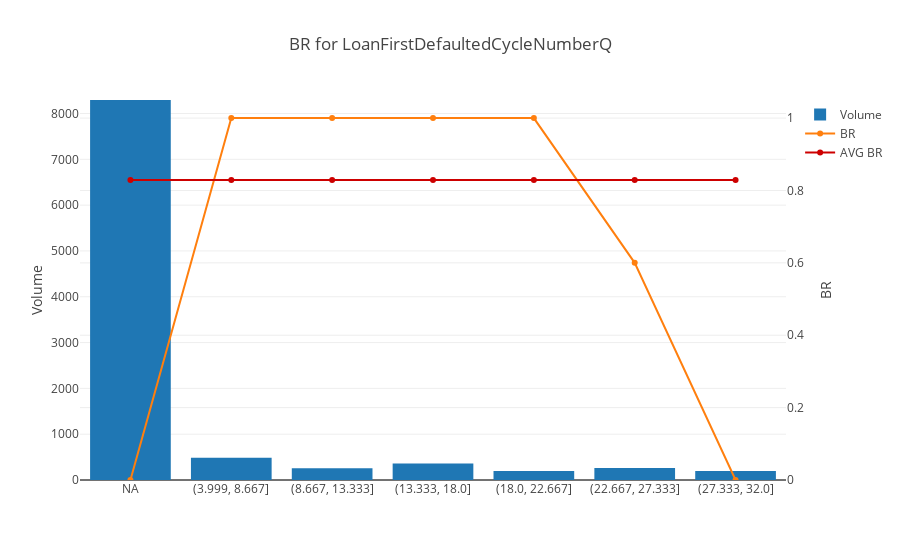
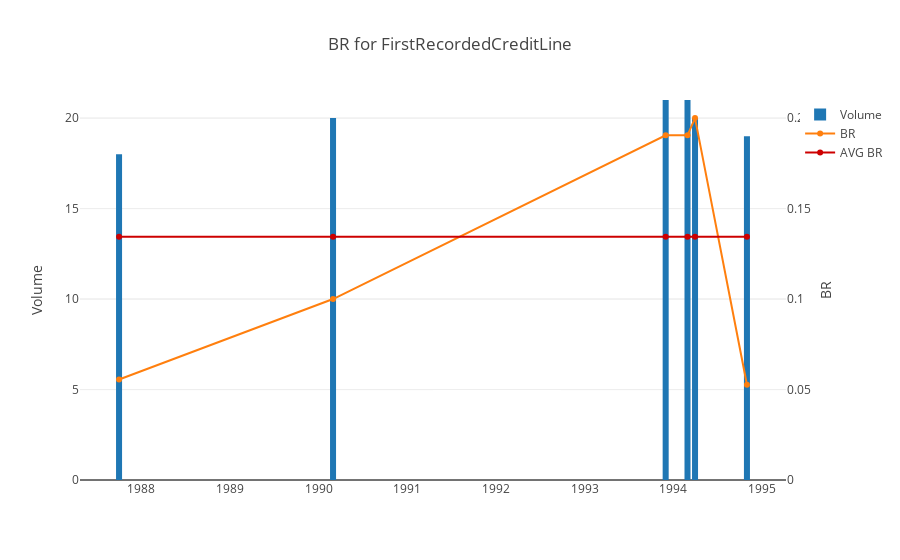
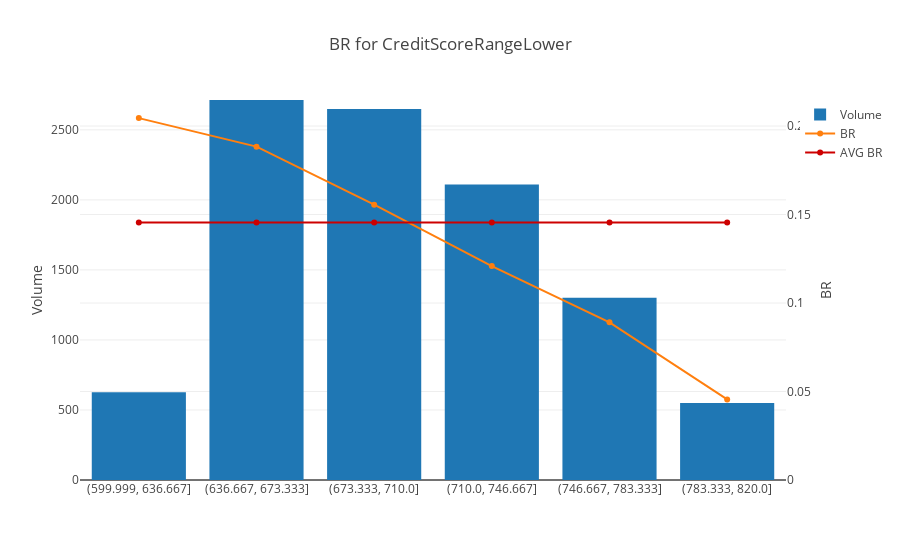
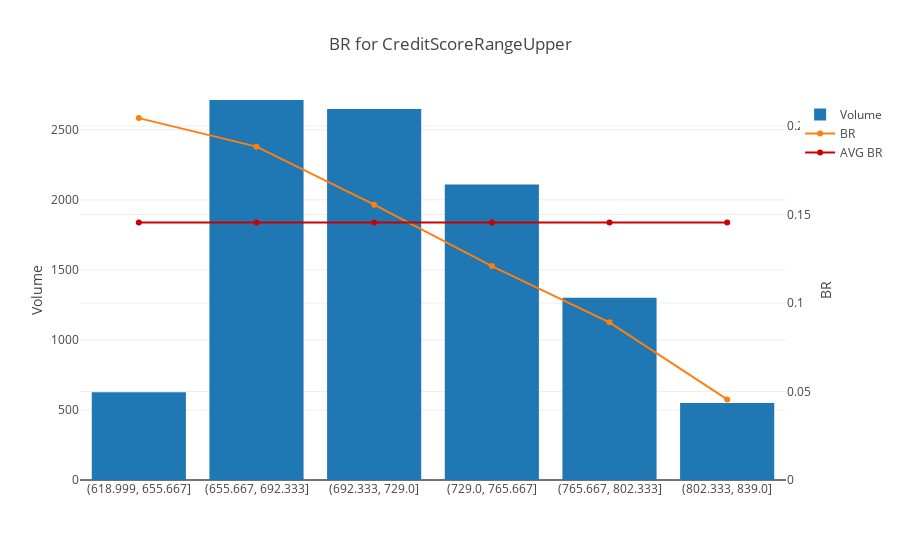

Notebook cell for these charts, in order:
### Code cell
#plot features
for c in df_iv.feature.values.tolist():
    py.iplot(output_graph_update(c, [0., 97.5], 6, df, 'bad'))

### Figure 1 — Plotly figure (JSON) as saved in the notebook; plotly's stock layout.template omitted (floating-point values rounded to 4 significant figures)
{"data": [{"name": "Volume", "type": "bar", "uid": "76646b3f-5e8b-4560-8cb3-15f0268647f0", "x": ["NA", "(3.999, 8.667]", "(8.667, 13.333]", "(13.333, 18.0]", "(18.0, 22.667]", "(22.667, 27.333]", "(27.333, 32.0]"], "y": [8295, 483, 255, 358, 196, 260, 195]}, {"name": "BR", "type": "scatter", "uid": "95085349-1d35-49c8-8511-8c986d95f1ae", "x": ["NA", "(3.999, 8.667]", "(8.667, 13.333]", "(13.333, 18.0]", "(18.0, 22.667]", "(22.667, 27.333]", "(27.333, 32.0]"], "y": [0, 1, 1, 1, 1, 0.6, 0], "yaxis": "y2"}, {"line": {"color": "rgb(205, 0, 0)"}, "name": "AVG BR", "type": "scatter", "uid": "f7b61d22-bc58-4c0e-96be-9666c3f89a16", "x": ["NA", "(3.999, 8.667]", "(8.667, 13.333]", "(13.333, 18.0]", "(18.0, 22.667]", "(22.667, 27.333]", "(27.333, 32.0]"], "y": [0.8288, 0.8288, 0.8288, 0.8288, 0.8288, 0.8288, 0.8288], "yaxis": "y2"}], "layout": {"title": {"text": "BR for LoanFirstDefaultedCycleNumberQ"}, "yaxis": {"range": [0, 8295], "title": {"text": "Volume"}}, "yaxis2": {"overlaying": "y", "range": [0, 1.05], "side": "right", "title": {"text": "BR"}}}}

### Figure 2 — Plotly figure (JSON) as saved in the notebook; plotly's stock layout.template omitted (floating-point values rounded to 4 significant figures)
{"data": [{"name": "Volume", "type": "bar", "uid": "c79bc43d-e210-4b94-8e11-f3f1223955ad", "x": ["1987-10-01 00:00:00", "1990-03-01 00:00:00", "1993-12-01 00:00:00", "1994-03-01 00:00:00", "1994-04-01 00:00:00", "1994-11-01 00:00:00"], "y": [18, 20, 21, 21, 20, 19]}, {"name": "BR", "type": "scatter", "uid": "9fc83e72-a807-4c84-8300-07fb008fa94d", "x": ["1987-10-01 00:00:00", "1990-03-01 00:00:00", "1993-12-01 00:00:00", "1994-03-01 00:00:00", "1994-04-01 00:00:00", "1994-11-01 00:00:00"], "y": [0.05556, 0.1, 0.1905, 0.1905, 0.2, 0.05263], "yaxis": "y2"}, {"line": {"color": "rgb(205, 0, 0)"}, "name": "AVG BR", "type": "scatter", "uid": "d059df72-07a8-4d2d-aa3f-09bee627e5b8", "x": ["1987-10-01 00:00:00", "1990-03-01 00:00:00", "1993-12-01 00:00:00", "1994-03-01 00:00:00", "1994-04-01 00:00:00", "1994-11-01 00:00:00"], "y": [0.1345, 0.1345, 0.1345, 0.1345, 0.1345, 0.1345], "yaxis": "y2"}], "layout": {"title": {"text": "BR for FirstRecordedCreditLine"}, "yaxis": {"range": [0, 21], "title": {"text": "Volume"}}, "yaxis2": {"overlaying": "y", "range": [0, 0.21], "side": "right", "title": {"text": "BR"}}}}

### Figure 3 — Plotly figure (JSON) as saved in the notebook; plotly's stock layout.template omitted (floating-point values rounded to 4 significant figures)
{"data": [{"name": "Volume", "type": "bar", "uid": "7739f57b-1167-4bb5-83ed-c6e9c8dbb10d", "x": ["(599.999, 636.667]", "(636.667, 673.333]", "(673.333, 710.0]", "(710.0, 746.667]", "(746.667, 783.333]", "(783.333, 820.0]"], "y": [626, 2713, 2649, 2110, 1302, 549]}, {"name": "BR", "type": "scatter", "uid": "7099a2e5-c222-42ef-8f53-233ffc49a16a", "x": ["(599.999, 636.667]", "(636.667, 673.333]", "(673.333, 710.0]", "(710.0, 746.667]", "(746.667, 783.333]", "(783.333, 820.0]"], "y": [0.2045, 0.1884, 0.1555, 0.1209, 0.08909, 0.04554], "yaxis": "y2"}, {"line": {"color": "rgb(205, 0, 0)"}, "name": "AVG BR", "type": "scatter", "uid": "34527698-6e02-4f99-aed0-2737a1e0a5dc", "x": ["(599.999, 636.667]", "(636.667, 673.333]", "(673.333, 710.0]", "(710.0, 746.667]", "(746.667, 783.333]", "(783.333, 820.0]"], "y": [0.1454, 0.1454, 0.1454, 0.1454, 0.1454, 0.1454], "yaxis": "y2"}], "layout": {"title": {"text": "BR for CreditScoreRangeLower"}, "yaxis": {"range": [0, 2713], "title": {"text": "Volume"}}, "yaxis2": {"overlaying": "y", "range": [0, 0.2147], "side": "right", "title": {"text": "BR"}}}}

### Figure 4 — Plotly figure (JSON) as saved in the notebook; plotly's stock layout.template omitted (floating-point values rounded to 4 significant figures)
{"data": [{"name": "Volume", "type": "bar", "uid": "1d46bad2-a09e-4b48-9c46-9dad85d089b3", "x": ["(618.999, 655.667]", "(655.667, 692.333]", "(692.333, 729.0]", "(729.0, 765.667]", "(765.667, 802.333]", "(802.333, 839.0]"], "y": [626, 2713, 2649, 2110, 1302, 549]}, {"name": "BR", "type": "scatter", "uid": "2ffece4a-1867-4e9f-bbd4-7bcf232dd15f", "x": ["(618.999, 655.667]", "(655.667, 692.333]", "(692.333, 729.0]", "(729.0, 765.667]", "(765.667, 802.333]", "(802.333, 839.0]"], "y": [0.2045, 0.1884, 0.1555, 0.1209, 0.08909, 0.04554], "yaxis": "y2"}, {"line": {"color": "rgb(205, 0, 0)"}, "name": "AVG BR", "type": "scatter", "uid": "b78f7dd0-636e-4f52-8060-1e56488faf12", "x": ["(618.999, 655.667]", "(655.667, 692.333]", "(692.333, 729.0]", "(729.0, 765.667]", "(765.667, 802.333]", "(802.333, 839.0]"], "y": [0.1454, 0.1454, 0.1454, 0.1454, 0.1454, 0.1454], "yaxis": "y2"}], "layout": {"title": {"text": "BR for CreditScoreRangeUpper"}, "yaxis": {"range": [0, 2713], "title": {"text": "Volume"}}, "yaxis2": {"overlaying": "y", "range": [0, 0.2147], "side": "right", "title": {"text": "BR"}}}}
